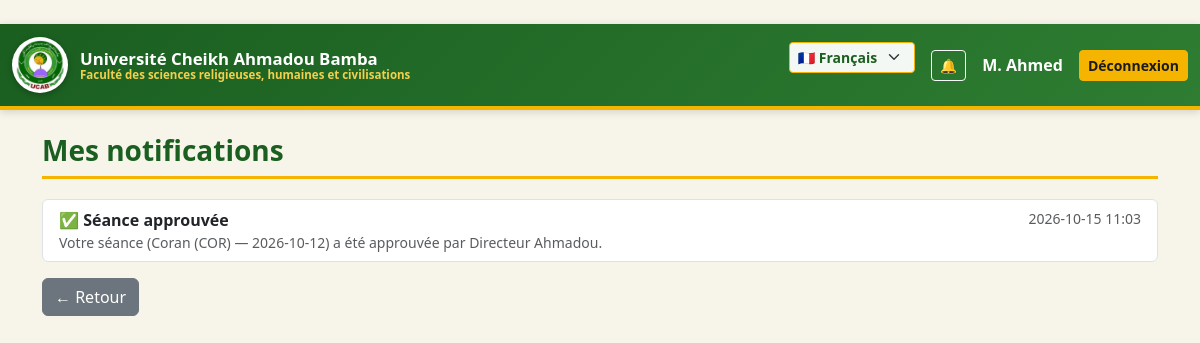
Page /notifications/ (signed in) on the committed database.
### accounts/models.py (models this page shows, shortened)
class User(AbstractUser):
    class Role(models.TextChoices):
        TEACHER    = "teacher",    _("Enseignant")
        SECRETARY  = "secretary",  _("Secrétaire")
        DIRECTOR   = "director",   _("Directeur des études")
        DEAN       = "dean",       _("Doyen")
        ACCOUNTANT = "accountant", _("Comptable")
    role = models.CharField(_("Rôle"), max_length=20,
                            choices=Role.choices, default=Role.TEACHER)
    display_name_fr = models.CharField(_("Nom en français"), max_length=150, blank=True)
    display_name_ar = models.CharField(_("الاسم بالعربية"), max_length=150, blank=True)
    class Meta:
        verbose_name = _("Utilisateur")
        verbose_name_plural = _("Utilisateurs")
    def __str__(self):
        return self.display_name_fr or self.get_full_name() or self.username

### academics/models.py (models this page shows, shortened)
class Notification(models.Model):
    class Type(models.TextChoices):
        SESSION_SUBMITTED = "session_submitted", _("Séance envoyée")
        SESSION_APPROVED  = "session_approved",  _("Séance approuvée")
        SESSION_REJECTED  = "session_rejected",  _("Séance rejetée")
        SESSION_DELETED   = "session_deleted",   _("Séance supprimée")
    recipient = models.ForeignKey(
        settings.AUTH_USER_MODEL, on_delete=models.CASCADE,
        related_name="notifications", verbose_name=_("Destinataire"),
    )
    type = models.CharField(_("Type"), max_length=30, choices=Type.choices)
    message = models.CharField(_("Message"), max_length=500)
    url = models.CharField(_("Lien"), max_length=300, blank=True)
    is_read = models.BooleanField(_("Lu"), default=False)
    created_at = models.DateTimeField(_("Créé le"), auto_now_add=True)
    class Meta:
        ordering = ["-created_at"]
        verbose_name = _("Notification")
        verbose_name_plural = _("Notifications")
        indexes = [
            models.Index(fields=["recipient", "is_read"]),
        ]

### academics/views.py (the view)
# urls.py: path("notifications/", views.notifications_list, name="notifications_list"),
@login_required
def notifications_list(request):
    from .models import Notification
    notifs = Notification.objects.filter(recipient=request.user)[:50]
    Notification.objects.filter(recipient=request.user, is_read=False).update(is_read=True)
    return render(request, "academics/notifications.html", {
        "notifications": notifs,
    })

### academics/context_processors.py (called while the page is built)
def unread_notifications(request):
    if not request.user.is_authenticated:
        return {"unread_count": 0, "recent_notifications": []}
    qs = Notification.objects.filter(recipient=request.user, is_read=False)
    return {
        "unread_count": qs.count(),
        "recent_notifications": qs[:5],
    }

### templates/academics/notifications.html (shortened to what this page needs)
﻿{% extends "base.html" %}
{% load i18n %}
{% block content %}
<h3>{% trans "Mes notifications" %}</h3>
{% if notifications %}
  <div class="list-group">
    {% for n in notifications %}
      <a href="{% url 'academics:notification_open' n.pk %}"
         class="list-group-item list-group-item-action {% if not n.is_read %}list-group-item-info{% endif %}">
        <div class="d-flex justify-content-between">
          <div>
            {% if n.type == "session_submitted" %}📤
            {% elif n.type == "session_approved" %}✅
            {% elif n.type == "session_rejected" %}❌
            {% elif n.type == "session_deleted" %}🗑️
            {% endif %}
            <strong>{{ n.get_type_display }}</strong>
            <div class="small text-muted">{{ n.message }}</div>
          </div>
          <small class="text-muted">{{ n.created_at|date:"Y-m-d H:i" }}</small>
        </div>
      </a>
    {% endfor %}
  </div>
{% else %}
  <div class="alert alert-info">{% trans "Aucune notification." %}</div>
{% endif %}
<a href="{% url 'academics:dashboard' %}" class="btn btn-secondary mt-3">
  ← {% trans "Retour" %}
</a>
{% endblock %}

### templates/base.html (shortened to what this page needs)
{% load i18n static %}
{% get_current_language as LANG %}
<!doctype html>
<html lang="{{ LANG }}" dir="{% if LANG == 'ar' %}rtl{% else %}ltr{% endif %}">
<head>
  {% if LANG == 'ar' %}
    <link href="https://cdn.jsdelivr.net/npm/bootstrap@5.3.3/dist/css/bootstrap.rtl.min.css" rel="stylesheet">
  {% else %}
    <link href="https://cdn.jsdelivr.net/npm/bootstrap@5.3.3/dist/css/bootstrap.min.css" rel="stylesheet">
  {% endif %}
  <link href="{% static 'css/style.css' %}" rel="stylesheet">
</head>
<body>
<nav class="navbar navbar-expand-lg navbar-ucab mb-4">
  <div class="container-fluid">
    <a class="navbar-brand" href="{% url 'academics:dashboard' %}">
      <img src="{% static 'img/logo.png' %}" alt="UCAB">
      <div class="brand-text">
        <span class="uni-name">{% trans "Université Cheikh Ahmadou Bamba" %}</span>
        <span class="fac-name">{% trans "Faculté des sciences religieuses, humaines et civilisations" %}</span>
      </div>
    </a>
    <div class="ms-auto d-flex align-items-center gap-3">
      <form action="{% url 'set_language' %}" method="post" class="lang-switcher">
        <select name="language" class="form-select form-select-sm" onchange="this.form.submit()">
          <option value="fr" {% if LANG == 'fr' %}selected{% endif %}>🇫🇷 Français</option>
        </select>
      </form>
      {% if user.is_authenticated %}
        <a href="{% url 'academics:notifications_list' %}" class="btn btn-sm btn-outline-light position-relative">
          🔔
        </a>
        <span class="text-white fw-semibold">{{ user }}</span>
        <a class="btn btn-sm btn-warning" href="{% url 'accounts:logout' %}">
          {% trans "Déconnexion" %}
        </a>
      {% endif %}
    </div>
  </div>
</nav>
<div class="container">
  {% block content %}{% endblock %}
</div>
</body>
</html>

### static/css/style.css (style rules this page uses)
:root { --ucab-green-dark: #1a5e20; --ucab-green: #2e7d32; --ucab-green-light: #4caf50; --ucab-gold: #f4b400; --ucab-gold-light: #ffd54f; --ucab-purple: #7b3fa0; --ucab-cream: #f7f4e9; --ucab-dark-text: #1b1b1b; }
body { background-color: var(--ucab-cream); color: var(--ucab-dark-text); padding-bottom: 40px; font-family: "Segoe UI", "Tahoma", "Amiri", sans-serif; }
.navbar-ucab { background: linear-gradient(135deg, var(--ucab-green-dark) 0%, var(--ucab-green) 100%) !important; border-bottom: 4px solid var(--ucab-gold); box-shadow: 0 2px 8px rgba(0,0,0,0.15); }
.navbar-ucab .navbar-brand { color: #fff !important; font-weight: 600; display: flex; align-items: center; gap: 12px; }
.navbar-ucab .navbar-brand img { height: 56px; width: 56px; border-radius: 50%; background: #fff; padding: 3px; box-shadow: 0 2px 6px rgba(0,0,0,0.25); }
.navbar-ucab .brand-text { display: flex; flex-direction: column; line-height: 1.15; }
.navbar-ucab .brand-text .uni-name { font-size: 1.05rem; font-weight: 700; color: #fff; }
.navbar-ucab .brand-text .fac-name { font-size: 0.72rem; color: var(--ucab-gold-light); opacity: 0.95; }
.btn-warning { background-color: var(--ucab-gold) !important; border-color: var(--ucab-gold) !important; color: #1b1b1b !important; font-weight: 600; }
.btn-secondary { background-color: #6c757d !important; }
h3, h4, h5 { color: var(--ucab-green-dark); font-weight: 700; }
h3 { border-bottom: 3px solid var(--ucab-gold); padding-bottom: 8px; margin-bottom: 20px; }
.lang-switcher .form-select { background-color: rgba(255,255,255,0.95); border: 1px solid var(--ucab-gold); color: var(--ucab-green-dark); font-weight: 600; }

### rows in the picture
User: display_name_fr "M. Ahmed"
Notification: type "Séance approuvée", message "Votre séance (Coran (COR) — 2026-10-12) a été approuvée par Directeur Ahmadou.", created_at "2026-10-15 11:03"
